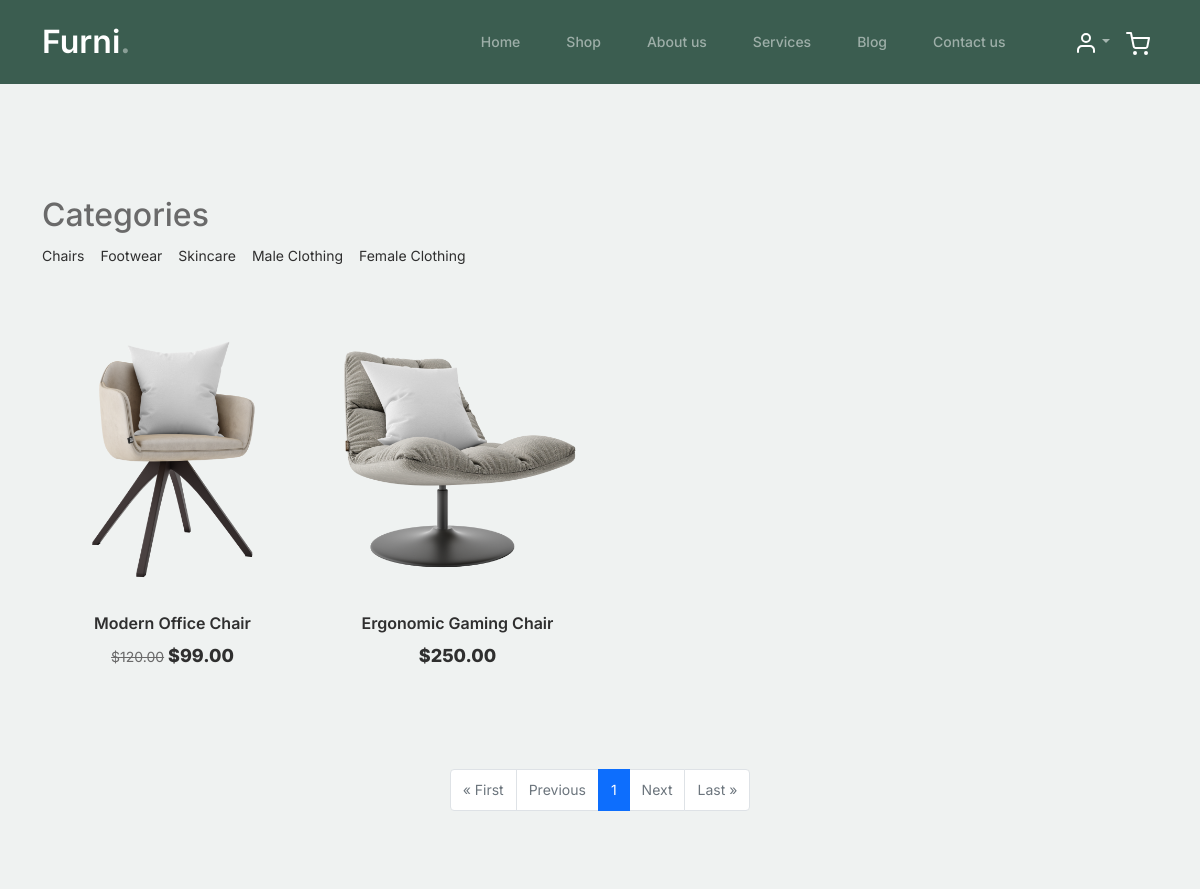
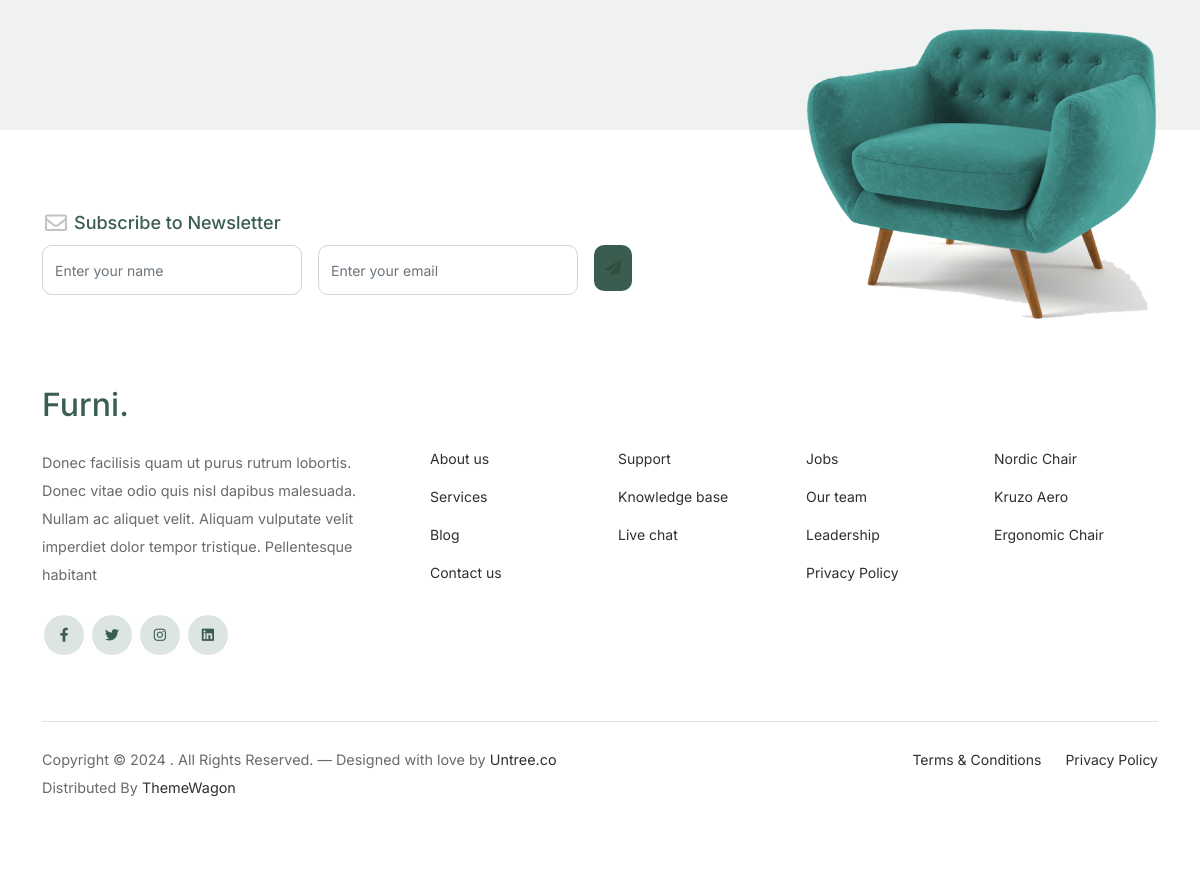
/shop/?category=Chairs, run on the app's committed database (2 pictures, top to bottom).
### ecommerce/models.py (models this page shows, shortened)
class Category(models.Model):
    name = models.CharField(max_length=50)

class Product(models.Model):
    id = models.AutoField(primary_key=True)
    name = models.CharField(max_length=50)
    price = models.DecimalField(default=0, decimal_places=2, max_digits=10)
    description = models.TextField(default="", blank=True, null=True)
    image = models.ImageField(upload_to="uploads/product/")
    is_sale = models.BooleanField(default=False)
    sale_price = models.DecimalField(default=0, max_digits=10, decimal_places=2)
    category = models.ForeignKey(
        Category, on_delete=models.CASCADE, related_name="products", default=1
    )

### ecommerce/views.py (the view)
# urls.py: path("shop/", views.shop, name="shop"),
def shop(request):
    categories = Category.objects.all()
    selected_category = request.GET.get("category")
    products = (
        Product.objects.filter(category__name=selected_category)
        if selected_category
        else Product.objects.all()
    )
    paginator = Paginator(products, 10)  # Show 10 products per page
    page_number = request.GET.get("page")
    page_obj = paginator.get_page(page_number)
    return render(
        request,
        "ecommerce/shop.html",
        {
            "page_obj": page_obj,
            "categories": categories,
            "selected_category": selected_category,
        },
    )

### ecommerce/templates/ecommerce/shop.html (shortened to what this page needs)
{% extends 'base.html' %}
{% load static %}
{% block content %}
<div class="untree_co-section product-section before-footer-section">
  <div class="container">
    <div class="row mb-5">
      <div class="col-lg-12">
        <div class="category-filter">
          <h2>Categories</h2>
          <ul class="list-unstyled d-flex">
            {% for category in categories %}
            <li class="me-3">
              <a href="?category={{ category.name }}" class="text-decoration-none">{{ category.name }}</a>
            </li>
            {% endfor %}
          </ul>
        </div>
      </div>
    </div>
    <div class="row">
      {% for product in page_obj.object_list %}
      <div class="col-12 col-md-4 col-lg-3 mb-5">
        <div class="product-item">
          <img src="{{ product.image.url }}" class="img-fluid product-thumbnail" alt="Product" />
          <h3 class="product-title">{{ product.name }}</h3>
          {% if product.is_sale %}
          <strike>${{ product.price }}</strike>
          <strong class="product-price">${{ product.sale_price }}</strong>
          {% else %}
          <strong class="product-price">${{ product.price }}</strong>
          {% endif %}
        </div>
      </div>
      {% endfor %}
    </div>
    <div class="pagination d-flex justify-content-center">
      <ul class="pagination">
        {% if page_obj.has_previous %}
          <li class="page-item">
            <a class="page-link" href="?page=1{% if selected_category %}&category={{ selected_category }}{% endif %}">&laquo; First</a>
          </li>
          <li class="page-item">
            <a class="page-link" href="?page={{ page_obj.previous_page_number }}{% if selected_category %}&category={{ selected_category }}{% endif %}">Previous</a>
          </li>
        {% else %}
          <li class="page-item disabled">
            <a class="page-link" tabindex="-1">&laquo; First</a>
          </li>
          <li class="page-item disabled">
            <a class="page-link" tabindex="-1">Previous</a>
          </li>
        {% endif %}
        {% for num in page_obj.paginator.page_range %}
          {% if page_obj.number == num %}
            <li class="page-item active">
              <span class="page-link">{{ num }}</span>
            </li>
          {% elif num > page_obj.number|add:-3 and num < page_obj.number|add:3 %}
            <li class="page-item">
              <a class="page-link" href="?page={{ num }}{% if selected_category %}&category={{ selected_category }}{% endif %}">{{ num }}</a>
            </li>
          {% endif %}
        {% endfor %}
        {% if page_obj.has_next %}
          <li class="page-item">
            <a class="page-link" href="?page={{ page_obj.next_page_number }}{% if selected_category %}&category={{ selected_category }}{% endif %}">Next</a>
          </li>
          <li class="page-item">
            <a class="page-link" href="?page={{ page_obj.paginator.num_pages }}{% if selected_category %}&category={{ selected_category }}{% endif %}">Last &raquo;</a>
          </li>
        {% else %}
          <li class="page-item disabled">
            <a class="page-link" tabindex="-1">Next</a>
          </li>
          <li class="page-item disabled">
            <a class="page-link" tabindex="-1">Last &raquo;</a>
          </li>
        {% endif %}
      </ul>
    </div>
  </div>
</div>
{% endblock %}

### static/css/style.css (style rules this page uses)
body { overflow-x: hidden; position: relative; }
body { font-family: "Inter", sans-serif; font-weight: 400; line-height: 28px; color: #6a6a6a; font-size: 14px; background-color: #eff2f1; }
a { text-decoration: none; -webkit-transition: 0.3s all ease; -o-transition: 0.3s all ease; transition: 0.3s all ease; color: #2f2f2f; text-decoration: underline; }
.product-section { padding: 7rem 0; }
.product-section .product-item { text-align: center; text-decoration: none; display: block; position: relative; padding-bottom: 50px; cursor: pointer; }
.product-section .product-item .product-thumbnail { margin-bottom: 30px; position: relative; top: 0; height: 250px; -webkit-transition: 0.3s all ease; -o-transition: 0.3s all ease; transition: 0.3s all ease; }
.product-section .product-item h3 { font-weight: 600; font-size: 16px; }
.product-section .product-item strong { font-weight: 800 !important; font-size: 18px !important; }
.product-section .product-item h3, .product-section .product-item strong { color: #2f2f2f; text-decoration: none; }
.product-section .product-item:before { bottom: 0; left: 0; right: 0; position: absolute; content: ""; background: #dce5e4; height: 0%; z-index: -1; border-radius: 10px; -webkit-transition: 0.3s all ease; -o-transition: 0.3s all ease; transition: 0.3s all ease; }
.before-footer-section { padding: 7rem 0 12rem 0 !important; }
.untree_co-section { padding: 7rem 0; }
h2 { margin-bottom: 0.5rem; }

### data on the page
Category: name "Chairs"
Category: name "Footwear"
Category: name "Skincare"
Category: name "Male Clothing"
Category: name "Female Clothing"
Product: image (picture), name "Modern Office Chair", price "120.00", sale_price "99.00"
Product: image (picture), name "Ergonomic Gaming Chair", price "250.00"

### other printed values
{{ num }} "1"
